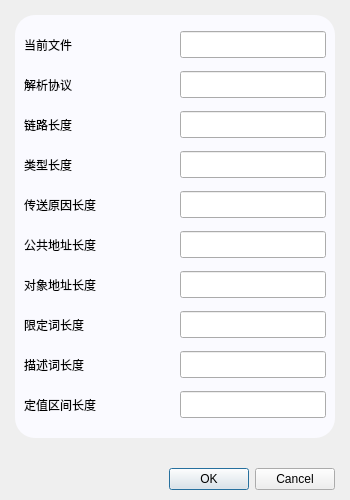
<?xml version="1.0" encoding="UTF-8"?>
<ui version="4.0">
 <class>QDetailDialog</class>
 <widget class="QDialog" name="QDetailDialog">
  <property name="geometry">
   <rect>
    <x>0</x>
    <y>0</y>
    <width>350</width>
    <height>500</height>
   </rect>
  </property>
  <property name="windowTitle">
   <string>Dialog</string>
  </property>
  <property name="styleSheet">
   <string notr="true">#detailDialog {
background-color:#f1f1f1;
}

#frame {
background-color:#fafaff;
border:none;
border-radius:20px;
}</string>
  </property>
  <layout class="QGridLayout" name="gridLayout">
   <property name="leftMargin">
    <number>15</number>
   </property>
   <property name="topMargin">
    <number>15</number>
   </property>
   <property name="rightMargin">
    <number>15</number>
   </property>
   <property name="bottomMargin">
    <number>10</number>
   </property>
   <property name="horizontalSpacing">
    <number>10</number>
   </property>
   <property name="verticalSpacing">
    <number>30</number>
   </property>
   <item row="0" column="0">
    <widget class="QFrame" name="frame">
     <property name="frameShape">
      <enum>QFrame::StyledPanel</enum>
     </property>
     <property name="frameShadow">
      <enum>QFrame::Raised</enum>
     </property>
     <layout class="QGridLayout" name="gridLayout_2">
      <item row="8" column="0">
       <widget class="QLabel" name="label_14">
        <property name="text">
         <string>描述词长度</string>
        </property>
       </widget>
      </item>
      <item row="1" column="0">
       <widget class="QLabel" name="label">
        <property name="text">
         <string>解析协议</string>
        </property>
       </widget>
      </item>
      <item row="9" column="0">
       <widget class="QLabel" name="label_17">
        <property name="text">
         <string>定值区间长度</string>
        </property>
       </widget>
      </item>
      <item row="7" column="0">
       <widget class="QLabel" name="label_13">
        <property name="text">
         <string>限定词长度</string>
        </property>
       </widget>
      </item>
      <item row="6" column="0">
       <widget class="QLabel" name="label_11">
        <property name="text">
         <string>对象地址长度</string>
        </property>
       </widget>
      </item>
      <item row="5" column="0">
       <widget class="QLabel" name="label_9">
        <property name="text">
         <string>公共地址长度</string>
        </property>
       </widget>
      </item>
      <item row="3" column="0">
       <widget class="QLabel" name="label_5">
        <property name="text">
         <string>类型长度</string>
        </property>
       </widget>
      </item>
      <item row="2" column="0">
       <widget class="QLabel" name="label_2">
        <property name="text">
         <string>链路长度</string>
        </property>
       </widget>
      </item>
      <item row="4" column="0">
       <widget class="QLabel" name="label_7">
        <property name="text">
         <string>传送原因长度</string>
        </property>
       </widget>
      </item>
      <item row="0" column="0">
       <widget class="QLabel" name="label_3">
        <property name="minimumSize">
         <size>
          <width>150</width>
          <height>0</height>
         </size>
        </property>
        <property name="text">
         <string>当前文件</string>
        </property>
       </widget>
      </item>
      <item row="0" column="1">
       <widget class="QLineEdit" name="currentFile">
        <property name="minimumSize">
         <size>
          <width>0</width>
          <height>27</height>
         </size>
        </property>
        <property name="readOnly">
         <bool>true</bool>
        </property>
       </widget>
      </item>
      <item row="1" column="1">
       <widget class="QLineEdit" name="mode">
        <property name="minimumSize">
         <size>
          <width>0</width>
          <height>27</height>
         </size>
        </property>
        <property name="readOnly">
         <bool>true</bool>
        </property>
       </widget>
      </item>
      <item row="2" column="1">
       <widget class="QLineEdit" name="linkLength">
        <property name="minimumSize">
         <size>
          <width>0</width>
          <height>27</height>
         </size>
        </property>
        <property name="frame">
         <bool>true</bool>
        </property>
        <property name="readOnly">
         <bool>true</bool>
        </property>
       </widget>
      </item>
      <item row="3" column="1">
       <widget class="QLineEdit" name="typeLength">
        <property name="minimumSize">
         <size>
          <width>0</width>
          <height>27</height>
         </size>
        </property>
        <property name="readOnly">
         <bool>true</bool>
        </property>
       </widget>
      </item>
      <item row="4" column="1">
       <widget class="QLineEdit" name="cotLength">
        <property name="minimumSize">
         <size>
          <width>0</width>
          <height>27</height>
         </size>
        </property>
        <property name="readOnly">
         <bool>true</bool>
        </property>
       </widget>
      </item>
      <item row="5" column="1">
       <widget class="QLineEdit" name="caLength">
        <property name="minimumSize">
         <size>
          <width>0</width>
          <height>27</height>
         </size>
        </property>
        <property name="readOnly">
         <bool>true</bool>
        </property>
       </widget>
      </item>
      <item row="6" column="1">
       <widget class="QLineEdit" name="oaLength">
        <property name="minimumSize">
         <size>
          <width>0</width>
          <height>27</height>
         </size>
        </property>
        <property name="readOnly">
         <bool>true</bool>
        </property>
       </widget>
      </item>
      <item row="7" column="1">
       <widget class="QLineEdit" name="qualiferLength">
        <property name="minimumSize">
         <size>
          <width>0</width>
          <height>27</height>
         </size>
        </property>
        <property name="readOnly">
         <bool>true</bool>
        </property>
       </widget>
      </item>
      <item row="8" column="1">
       <widget class="QLineEdit" name="describerLength">
        <property name="minimumSize">
         <size>
          <width>0</width>
          <height>27</height>
         </size>
        </property>
        <property name="readOnly">
         <bool>true</bool>
        </property>
       </widget>
      </item>
      <item row="9" column="1">
       <widget class="QLineEdit" name="snLength">
        <property name="minimumSize">
         <size>
          <width>0</width>
          <height>27</height>
         </size>
        </property>
        <property name="readOnly">
         <bool>true</bool>
        </property>
       </widget>
      </item>
     </layout>
    </widget>
   </item>
   <item row="1" column="0">
    <widget class="QDialogButtonBox" name="buttonBox">
     <property name="orientation">
      <enum>Qt::Horizontal</enum>
     </property>
     <property name="standardButtons">
      <set>QDialogButtonBox::Cancel|QDialogButtonBox::Ok</set>
     </property>
    </widget>
   </item>
  </layout>
 </widget>
 <resources/>
 <connections>
  <connection>
   <sender>buttonBox</sender>
   <signal>accepted()</signal>
   <receiver>QDetailDialog</receiver>
   <slot>accept()</slot>
   <hints>
    <hint type="sourcelabel">
     <x>248</x>
     <y>254</y>
    </hint>
    <hint type="destinationlabel">
     <x>157</x>
     <y>274</y>
    </hint>
   </hints>
  </connection>
  <connection>
   <sender>buttonBox</sender>
   <signal>rejected()</signal>
   <receiver>QDetailDialog</receiver>
   <slot>reject()</slot>
   <hints>
    <hint type="sourcelabel">
     <x>316</x>
     <y>260</y>
    </hint>
    <hint type="destinationlabel">
     <x>286</x>
     <y>274</y>
    </hint>
   </hints>
  </connection>
 </connections>
</ui>
